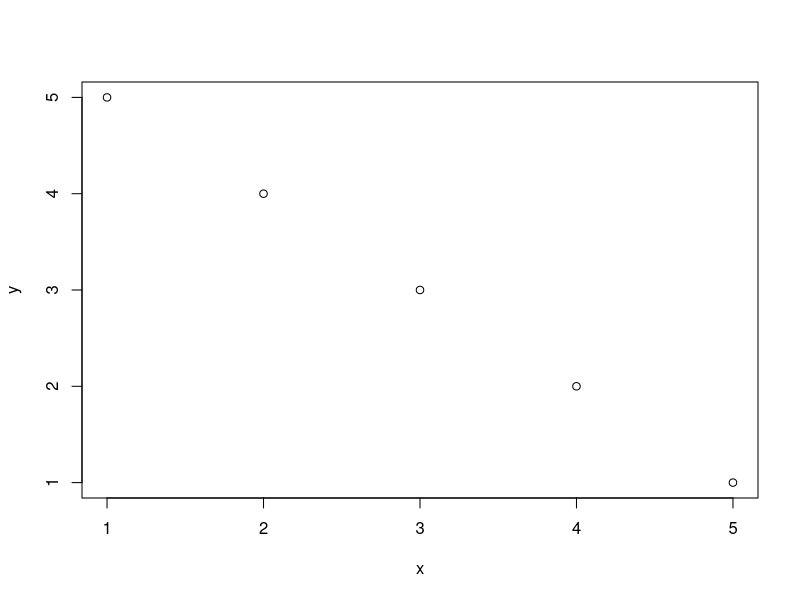
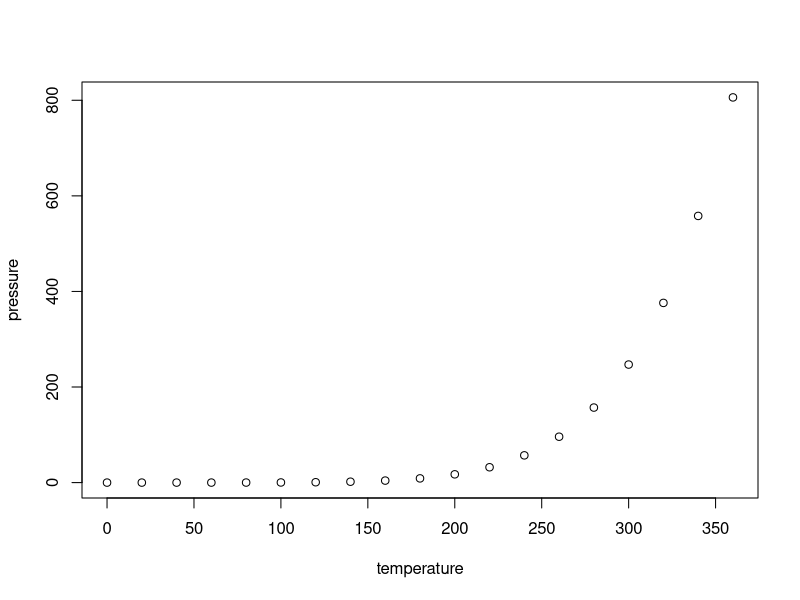

The R script that drew these images, in order:
## ---- chunk 1
knitr::opts_chunk$set(echo = TRUE)
## ---- chunk 2
summary(cars)
## ---- chunk 3

x<-c(1,2,3,4,5)
y<-c(5,4,3,2,1)

plot(x,y)
## ---- chunk 4
plot(pressure)
